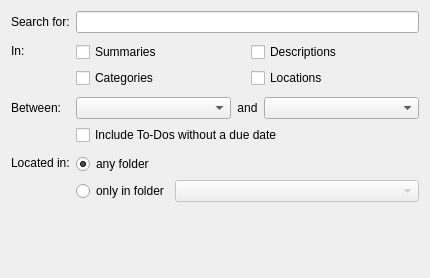
<?xml version="1.0" encoding="UTF-8"?>
<ui version="4.0">
 <class>SearchWidget</class>
 <widget class="QWidget" name="SearchWidget">
  <property name="geometry">
   <rect>
    <x>0</x>
    <y>0</y>
    <width>430</width>
    <height>278</height>
   </rect>
  </property>
  <layout class="QFormLayout" name="formLayout">
   <property name="fieldGrowthPolicy">
    <enum>QFormLayout::AllNonFixedFieldsGrow</enum>
   </property>
   <item row="0" column="0">
    <widget class="QLabel" name="label">
     <property name="text">
      <string>Search for:</string>
     </property>
    </widget>
   </item>
   <item row="0" column="1">
    <widget class="KLineEdit" name="searchText">
     <property name="showClearButton" stdset="0">
      <bool>true</bool>
     </property>
    </widget>
   </item>
   <item row="1" column="0">
    <widget class="QLabel" name="label_2">
     <property name="text">
      <string>In:</string>
     </property>
    </widget>
   </item>
   <item row="1" column="1">
    <widget class="QWidget" name="widget" native="true">
     <layout class="QGridLayout" name="gridLayout">
      <property name="leftMargin">
       <number>0</number>
      </property>
      <property name="topMargin">
       <number>3</number>
      </property>
      <property name="rightMargin">
       <number>0</number>
      </property>
      <property name="bottomMargin">
       <number>3</number>
      </property>
      <item row="0" column="0">
       <widget class="QCheckBox" name="inSummaries">
        <property name="text">
         <string>Summaries</string>
        </property>
       </widget>
      </item>
      <item row="0" column="1">
       <widget class="QCheckBox" name="inDescriptions">
        <property name="text">
         <string>Descriptions</string>
        </property>
       </widget>
      </item>
      <item row="1" column="0">
       <widget class="QCheckBox" name="inCategories">
        <property name="text">
         <string>Categories</string>
        </property>
       </widget>
      </item>
      <item row="1" column="1">
       <widget class="QCheckBox" name="inLocations">
        <property name="text">
         <string>Locations</string>
        </property>
       </widget>
      </item>
     </layout>
    </widget>
   </item>
   <item row="2" column="0">
    <widget class="QLabel" name="label_3">
     <property name="text">
      <string>Between:</string>
     </property>
    </widget>
   </item>
   <item row="2" column="1">
    <layout class="QHBoxLayout" name="horizontalLayout" stretch="1,0,1">
     <item>
      <widget class="KPIM::KDateEdit" name="startDate">
       <property name="enabled">
        <bool>true</bool>
       </property>
      </widget>
     </item>
     <item>
      <widget class="QLabel" name="label_4">
       <property name="sizePolicy">
        <sizepolicy hsizetype="Preferred" vsizetype="Preferred">
         <horstretch>0</horstretch>
         <verstretch>0</verstretch>
        </sizepolicy>
       </property>
       <property name="text">
        <string>and</string>
       </property>
       <property name="alignment">
        <set>Qt::AlignCenter</set>
       </property>
      </widget>
     </item>
     <item>
      <widget class="KPIM::KDateEdit" name="endDate">
       <property name="enabled">
        <bool>true</bool>
       </property>
      </widget>
     </item>
    </layout>
   </item>
   <item row="3" column="1">
    <widget class="QCheckBox" name="includeTodosWithoutDueDate">
     <property name="text">
      <string>Include To-Dos without a due date</string>
     </property>
    </widget>
   </item>
   <item row="4" column="0">
    <widget class="QLabel" name="label_5">
     <property name="text">
      <string>Located in:</string>
     </property>
    </widget>
   </item>
   <item row="4" column="1">
    <widget class="QWidget" name="widget_2" native="true">
     <layout class="QGridLayout" name="gridLayout_2" columnstretch="0,1">
      <property name="leftMargin">
       <number>0</number>
      </property>
      <property name="topMargin">
       <number>3</number>
      </property>
      <property name="rightMargin">
       <number>0</number>
      </property>
      <property name="bottomMargin">
       <number>3</number>
      </property>
      <item row="0" column="0">
       <widget class="QRadioButton" name="locatedInAnyCollection">
        <property name="text">
         <string>any folder</string>
        </property>
        <property name="checked">
         <bool>true</bool>
        </property>
       </widget>
      </item>
      <item row="1" column="0">
       <widget class="QRadioButton" name="locatedInSpecificCollection">
        <property name="text">
         <string>only in folder</string>
        </property>
       </widget>
      </item>
      <item row="1" column="1">
       <widget class="Akonadi::CollectionComboBox" name="collectionCombo">
        <property name="enabled">
         <bool>false</bool>
        </property>
       </widget>
      </item>
     </layout>
    </widget>
   </item>
  </layout>
 </widget>
 <customwidgets>
  <customwidget>
   <class>KPIM::KDateEdit</class>
   <extends>QComboBox</extends>
   <header>libkdepim/kdateedit.h</header>
  </customwidget>
  <customwidget>
   <class>KLineEdit</class>
   <extends>QLineEdit</extends>
   <header>klineedit.h</header>
  </customwidget>
  <customwidget>
   <class>Akonadi::CollectionComboBox</class>
   <extends>QComboBox</extends>
   <header location="global">akonadi/collectioncombobox.h</header>
  </customwidget>
 </customwidgets>
 <resources/>
 <connections>
  <connection>
   <sender>locatedInSpecificCollection</sender>
   <signal>toggled(bool)</signal>
   <receiver>collectionCombo</receiver>
   <slot>setEnabled(bool)</slot>
   <hints>
    <hint type="sourcelabel">
     <x>138</x>
     <y>235</y>
    </hint>
    <hint type="destinationlabel">
     <x>217</x>
     <y>239</y>
    </hint>
   </hints>
  </connection>
 </connections>
</ui>
